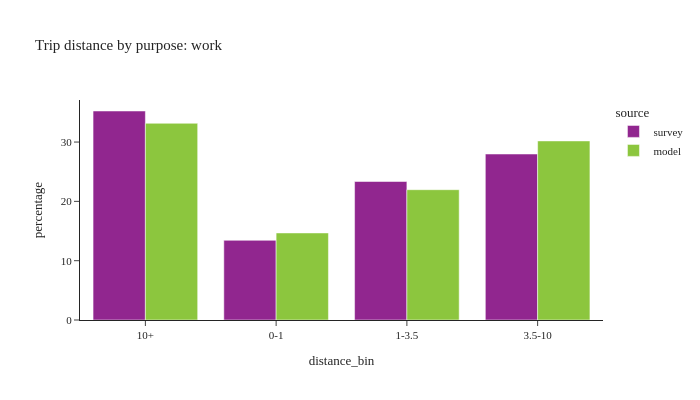

Source (notebook cell):
### Code cell
plot_bins(trip, pl.col('dpurp') == 1, 'work')

### Figure 1 — Plotly figure (JSON) as saved in the notebook; plotly's stock layout.template omitted (floating-point values rounded to 4 significant figures)
{"data": [{"alignmentgroup": "True", "customdata": [[709], [522], [588], [741]], "hovertemplate": "source=survey<br>distance_bin=%{x}<br>percentage=%{y}<br>sample count=%{customdata[0]}<extra></extra>", "legendgroup": "survey", "marker": {"color": "#91268F", "pattern": {"shape": ""}}, "name": "survey", "offsetgroup": "survey", "orientation": "v", "showlegend": true, "textposition": "auto", "type": "bar", "x": ["10+", "0-1", "1-3.5", "3.5-10"], "xaxis": "x", "y": [35.24, 13.43, 23.35, 27.98], "yaxis": "y"}, {"alignmentgroup": "True", "customdata": [[316121], [650263], [714310], [473191]], "hovertemplate": "source=model<br>distance_bin=%{x}<br>percentage=%{y}<br>sample count=%{customdata[0]}<extra></extra>", "legendgroup": "model", "marker": {"color": "#8CC63E", "pattern": {"shape": ""}}, "name": "model", "offsetgroup": "model", "orientation": "v", "showlegend": true, "textposition": "auto", "type": "bar", "x": ["0-1", "3.5-10", "10+", "1-3.5"], "xaxis": "x", "y": [14.68, 30.19, 33.16, 21.97], "yaxis": "y"}], "layout": {"barmode": "group", "font": {"size": 11}, "height": 400, "legend": {"title": {"text": "source"}, "tracegroupgap": 0}, "title": {"text": "Trip distance by purpose: work"}, "width": 700, "xaxis": {"anchor": "y", "domain": [0.0, 1.0], "title": {"text": "distance_bin"}}, "yaxis": {"anchor": "x", "domain": [0.0, 1.0], "title": {"text": "percentage"}}}}
